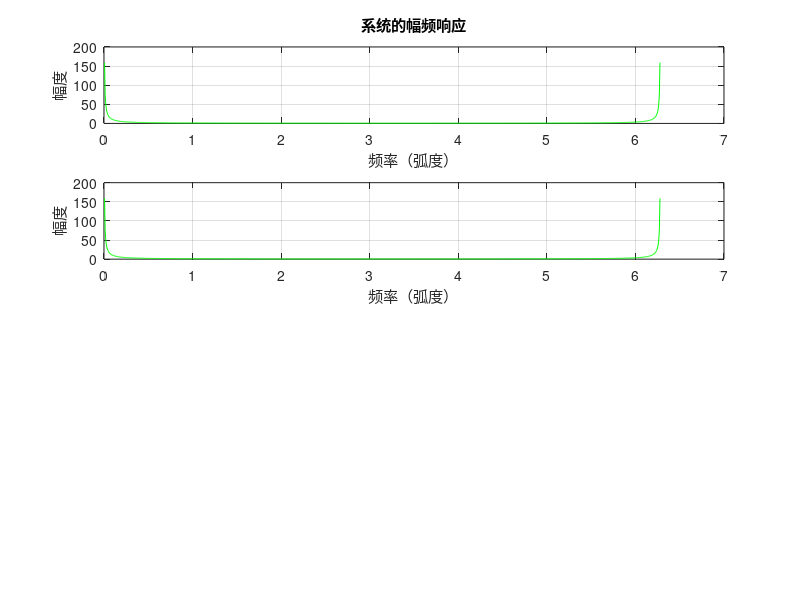

This chart was generated by the following MATLAB code:
b =1 ;
c1=1;
c2=1;
a1= [1,-c1];%系数
a2=[1,-c2];%系数
[H1,w1]=freqz(b,a1,1000,'whole');
[H2,w2]=freqz(b,a2,1000,'whole');
subplot(4,1,1)
plot(w1,abs(H1),'g');
xlabel('频率（弧度）');ylabel('幅度');
title ('系统的幅频响应');
grid;
subplot(4,1,2)
plot(w2,abs(H2),'g');
xlabel('频率（弧度）');ylabel('幅度');
grid;
